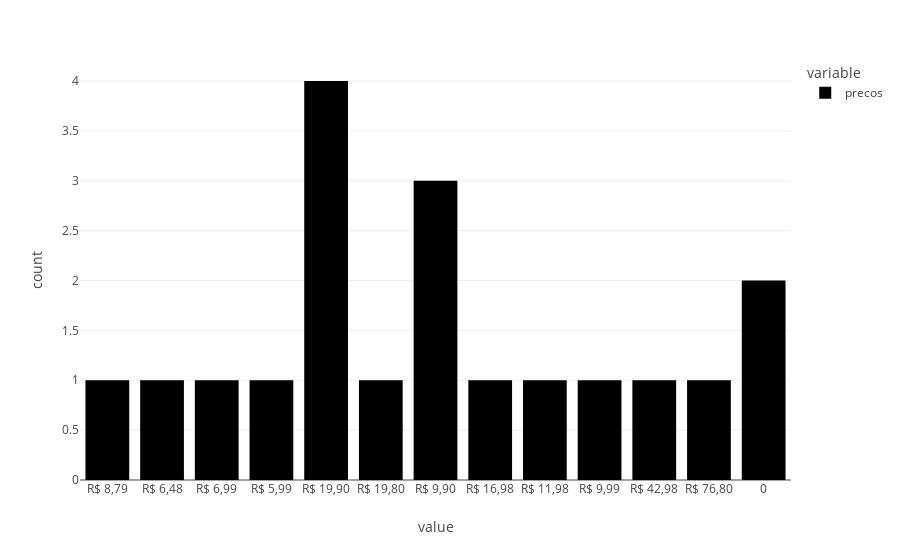

Here is the notebook cell this chart was saved with:
### Code cell
px.histogram(df.precos)

### Figure 1 — Plotly figure (JSON) as saved in the notebook; plotly's stock layout.template omitted (floating-point values rounded to 4 significant figures)
{"data": [{"alignmentgroup": "True", "bingroup": "x", "hovertemplate": "variable=precos<br>value=%{x}<br>count=%{y}<extra></extra>", "legendgroup": "precos", "marker": {"color": "#000001", "pattern": {"shape": ""}}, "name": "precos", "offsetgroup": "precos", "orientation": "v", "showlegend": true, "type": "histogram", "x": ["R$ 8,79", "R$ 6,48", "R$ 6,99", "R$ 5,99", "R$ 19,90", "R$ 19,90", "R$ 19,90", "R$ 19,90", "R$ 19,80", "R$ 9,90", "R$ 9,90", "R$ 16,98", "R$ 11,98", "R$ 9,99", "R$ 9,90", "R$ 42,98", "R$ 76,80", 0, 0], "xaxis": "x", "yaxis": "y"}], "layout": {"barmode": "relative", "legend": {"title": {"text": "variable"}, "tracegroupgap": 0}, "margin": {"t": 60}, "xaxis": {"anchor": "y", "domain": [0, 1], "title": {"text": "value"}}, "yaxis": {"anchor": "x", "domain": [0, 1], "title": {"text": "count"}}}}
